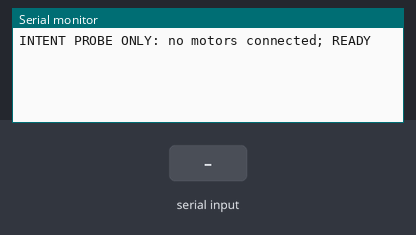
Bench run of a sketch on a simulated Arduino Uno, built with avr-gcc and run on an emulated ATmega328P. Parts: the last lines printed to the serial monitor. The test bench sets the inputs (shaded band).

Above: at 1.2 s.
1.3 s: "like 1\n" received over Serial
At 2.5 s:
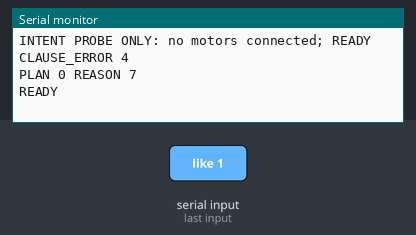
2.8 s: "like\n" received over Serial
At 4.0 s:
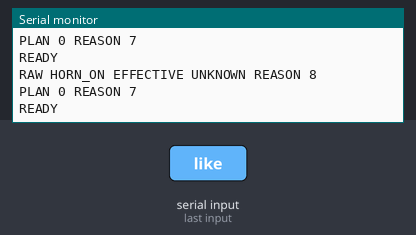
4.3 s: byte 10 ('\n') received over Serial
At 5.1 s:
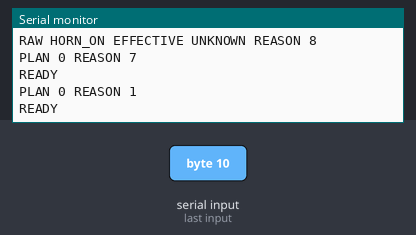

Measured:
- after the input at 1.3 s, the serial monitor: prints a new line at once (image 1)
- after the input at 2.8 s, the serial monitor: prints a new line after 0.06 s (image 2)
- after the input at 4.3 s, the serial monitor: prints a new line at once (image 3)

The sketch:

uno_probe.ino
```cpp
#include "src/intent_model.h"
#include "src/command_plan.h"
static char line[193];static uint8_t used=0;static bool over=false;
static Intent::Input input;static float scores[10];static CommandPlan::Split splitResult;static CommandPlan::Decisions plan;
void printLabel(uint8_t label){const char* p=IntentConfig::LABEL_TEXT+rd16(IntentConfig::LABEL_OFFSETS+label);char c;while((c=rdc(p++)))Serial.print(c);}
void setup(){Serial.begin(9600);Serial.println(F("INTENT PROBE ONLY: no motors connected; READY"));}
void loop(){while(Serial.available()){
 char c=(char)Serial.read();if(c=='\r')continue;
 if(c=='\n'){
  if(over)Serial.println(F("ERROR too_long -> GLOBAL_STOP"));
  else if(!CommandPlan::split(line,used,splitResult)){Serial.print(F("PLAN 0 REASON "));Serial.println((int)splitResult.reason);}
  else {plan.reset();for(uint8_t j=0;j<splitResult.count;j++){
   // Use an ephemeral bounded clause; raw input spans never duplicate the 192-byte buffer.
   char clause[97];CommandPlan::extract(line,splitResult,j,clause);Intent::parse(clause,strlen(clause),input);
   if(input.reason==Intent::OK){Intent::logits(input,scores);
#if INTENT_PART == 0
    Intent::Result r=Intent::decide(input,scores);plan.append(r.effective);
    if(splitResult.count==1){Serial.print(F("RAW "));printLabel(r.raw);Serial.print(F(" EFFECTIVE "));printLabel(r.effective);Serial.print(F(" REASON "));Serial.println((int)r.reason);}
#else
    Serial.print(F("CLAUSE "));Serial.print(j);Serial.print(F(" PARTIAL "));for(int t=0;t<10;t++){Serial.print(scores[t],6);Serial.print(' ');}Serial.println();
#endif
   }else{plan.append(7);Serial.print(F("CLAUSE_ERROR "));Serial.println((int)input.reason);}
  }
#if INTENT_PART == 0
  plan.finish();Serial.print(F("PLAN "));Serial.print(plan.count);for(uint8_t j=0;j<plan.count;j++){Serial.print(' ');Serial.print(plan.intents[j]);}Serial.print(F(" REASON "));Serial.println((int)plan.reason);
#endif
  }
  used=0;over=false;Serial.println(F("READY"));
 }else if(!over){if(used<192)line[used++]=c;else over=true;}
}}
```

command_plan.h
```cpp
#pragma once
#include <stdint.h>
#include <stddef.h>
namespace CommandPlan {
static const size_t MAX_BYTES=192, MAX_CLAUSES=4, CLAUSE_BYTES=96;
enum Reason {OK=0,BAD_INPUT=1,TOO_LONG=2,TOO_MANY=3,EMPTY_CLAUSE=4,CLAUSE_TOO_LONG=5,BAD_CONNECTOR=6,INFERENCE_REJECTED=7,CONFLICT=8};
struct Split {uint8_t start[4],length[4],count;Reason reason;};
inline char lower(char c){return c>='A'&&c<='Z'?c+32:c;}
inline bool word(const char*t,size_t n,size_t i,const char*w,size_t k){if(i+k>n||(i&&t[i-1]!=' '))return false;for(size_t j=0;j<k;j++)if(lower(t[i+j])!=w[j])return false;return i+k==n||t[i+k]==' ';}
inline bool push(const char*t,size_t a,size_t b,Split&o){while(a<b&&t[a]==' ')a++;while(b>a&&t[b-1]==' ')b--;if(a==b){o.reason=EMPTY_CLAUSE;return false;}if(b-a>CLAUSE_BYTES){o.reason=CLAUSE_TOO_LONG;return false;}if(o.count==MAX_CLAUSES){o.reason=TOO_MANY;return false;}o.start[o.count]=a;o.length[o.count++]=b-a;return true;}
// Exactly one connector per boundary; comma followed by and/also/plus and 'and also' accepted.
inline bool split(const char*t,size_t n,Split&o){o.count=0;o.reason=OK;if(!t||!n){o.reason=BAD_INPUT;return false;}if(n>MAX_BYTES){o.reason=TOO_LONG;return false;}for(size_t i=0;i<n;i++)if((unsigned char)t[i]<32||(unsigned char)t[i]>126){o.reason=BAD_INPUT;return false;}
 size_t a=0;for(size_t i=0;i<n;){size_t k=0;if(t[i]==','||t[i]==';')k=1;else if(word(t,n,i,"and",3))k=3;else if(word(t,n,i,"also",4)||word(t,n,i,"plus",4))k=4;if(!k){i++;continue;}if(!push(t,a,i,o))return false;bool punct=t[i]==','||t[i]==';',wasAnd=k==3;i+=k;while(i<n&&t[i]==' ')i++;if(punct){if(word(t,n,i,"and",3)){i+=3;wasAnd=true;}else if(word(t,n,i,"also",4)||word(t,n,i,"plus",4))i+=4;while(i<n&&t[i]==' ')i++;}if(wasAnd&&word(t,n,i,"also",4)){i+=4;while(i<n&&t[i]==' ')i++;}a=i;}return push(t,a,n,o);}
inline bool extract(const char*t,const Split&s,uint8_t i,char*out){if(i>=s.count)return false;size_t a=s.start[i],b=a+s.length[i];while(a<b&&t[a]==' ')a++;while(b>a&&t[b-1]==' ')b--;while(b>a&&(t[b-1]=='.'||t[b-1]=='!'||t[b-1]=='?'))b--;while(b>a&&t[b-1]==' ')b--;size_t j=0;for(;a<b;a++)out[j++]=lower(t[a]);out[j]=0;return j>0;}
struct Decisions {uint8_t intents[4],count;bool stop,rejected;Reason reason;void reset(){count=0;stop=rejected=false;reason=OK;}bool append(uint8_t v){if(v==2){stop=true;count=1;intents[0]=2;return true;}if(stop)return true;if(v==7||v>9){rejected=true;reason=INFERENCE_REJECTED;return false;}for(uint8_t i=0;i<count;i++){uint8_t u=intents[i];if(u==v)return true;if((u==0&&v==1)||(u==1&&v==0)||(u==3&&v==4)||(u==4&&v==3)||(u==5&&v==6)||(u==6&&v==5)||(u==8&&v==9)||(u==9&&v==8)){rejected=true;if(reason!=INFERENCE_REJECTED)reason=CONFLICT;}}if(count<4)intents[count++]=v;else{rejected=true;reason=TOO_MANY;}return !rejected;}bool finish(){if(stop){rejected=false;reason=OK;count=1;intents[0]=2;return true;}if(rejected||!count){count=0;if(reason==OK)reason=INFERENCE_REJECTED;return false;}return true;}};
}
```

main_bias.h
```cpp
#pragma once
namespace IntentMain {
static const float C[10] INTENT_STORAGE={6.256242841e-02f,6.926978473e-03f,6.687255204e-02f,-2.050308436e-01f,7.199509442e-02f,-3.108723275e-02f,3.598454967e-02f,2.561033964e-01f,-5.412627757e-02f,-6.546260417e-02f};
}
```

intent_model.h
```cpp
#pragma once
#include <stdint.h>
#include <stddef.h>
#include <math.h>
#include <string.h>
#ifdef __AVR__
#include <avr/pgmspace.h>
#define INTENT_STORAGE PROGMEM
inline int8_t rd8(const int8_t* p){return (int8_t)pgm_read_byte(p);}
inline char rdc(const char* p){return (char)pgm_read_byte(p);}
inline uint16_t rd16(const uint16_t* p){return pgm_read_word(p);}
inline float rdf(const float* p){return pgm_read_float(p);}
#else
#define INTENT_STORAGE
inline int8_t rd8(const int8_t* p){return *p;}
inline char rdc(const char* p){return *p;}
inline uint16_t rd16(const uint16_t* p){return *p;}
inline float rdf(const float* p){return *p;}
#endif
#ifndef INTENT_PART
#define INTENT_PART 0
#endif
#include "generated/config.h"
#if INTENT_PART == 1
#include "generated/model_i2c.h"
#elif INTENT_PART == 2
#include "generated/model_spi.h"
#else
#include "generated/model_full.h"
#include "generated/main_bias.h"
#endif
namespace Intent {
enum Reason { OK, NON_ASCII, TOO_LONG, EMPTY_NUL, UNSUPPORTED, EMPTY, TOO_MANY, OOV, GUARDED, UNKNOWN, LOW_CONFIDENCE, NONFINITE };
struct Input {uint16_t tokens[16];uint8_t count;bool guard;Reason reason;};
inline bool equalsPgm(const char* word,const char* table,uint16_t off){size_t i=0;for(;;i++){char c=rdc(table+off+i);if(c!=word[i])return false;if(c==0)return true;}}
inline bool tokenEq(const Input& input,int pos,const char* word){return pos<input.count&&equalsPgm(word,IntentConfig::WORD_TEXT,rd16(IntentConfig::WORD_OFFSETS+input.tokens[pos]));}
inline bool politeLike(const Input& input){
 int start=0;if(tokenEq(input,0,"please")||tokenEq(input,0,"kindly")||tokenEq(input,0,"just"))start=1;
 if(input.count-start>=6&&(tokenEq(input,start,"i")||tokenEq(input,start,"we"))&&tokenEq(input,start+1,"would")&&tokenEq(input,start+2,"like")&&tokenEq(input,start+3,"you")&&tokenEq(input,start+4,"to"))return true;
 return input.count-start>=5&&tokenEq(input,start,"would")&&tokenEq(input,start+1,"you")&&tokenEq(input,start+2,"like")&&tokenEq(input,start+3,"to");
}
inline bool guardedOnce(const Input& input){for(int i=0;i<input.count;i++)if(tokenEq(input,i,"once")&&(i==0||!tokenEq(input,i-1,"at")))return true;return false;}
inline void parse(const char* raw,size_t length,Input& input){
 input.count=0;input.guard=false;input.reason=OK;
 for(int i=0;i<16;i++)input.tokens[i]=IntentConfig::PAD;
 if(length>96){input.reason=TOO_LONG;return;}
 if(!length){input.reason=EMPTY_NUL;return;}
 for(size_t i=0;i<length;i++){unsigned char c=raw[i];if(c>=128){input.reason=NON_ASCII;return;}if(!c){input.reason=EMPTY_NUL;return;}if(c<32||c>126){input.reason=UNSUPPORTED;return;}}
 size_t end=length;while(end&&raw[end-1]==' ')end--;
 while(end&&(raw[end-1]=='.'||raw[end-1]=='!'||raw[end-1]=='?'))end--;
 while(end&&raw[end-1]==' ')end--;
 size_t pos=0;bool hasLike=false;
 while(pos<end){
  while(pos<end&&raw[pos]==' ')pos++;if(pos==end)break;
  char word[97];size_t n=0;
  while(pos<end&&raw[pos]!=' '){char c=raw[pos++];if(c>='A'&&c<='Z')c=(char)(c-'A'+'a');if(c<'a'||c>'z'){input.reason=UNSUPPORTED;return;}word[n++]=c;}word[n]=0;
  if(input.count>=16){input.reason=TOO_MANY;return;}
  int token=-1;
  for(int i=0;i<IntentConfig::VOCAB;i++)if(equalsPgm(word,IntentConfig::WORD_TEXT,rd16(IntentConfig::WORD_OFFSETS+i))){token=i;break;}
  if(token<0){input.reason=OOV;return;}
  input.tokens[input.count++]=(uint16_t)token;
  if(strcmp(word,"like")==0)hasLike=true;

  for(int i=0;i<IntentConfig::GUARD_COUNT;i++)if(equalsPgm(word,IntentConfig::GUARD_TEXT,rd16(IntentConfig::GUARD_OFFSETS+i)))input.guard=true;
 }
 input.guard=input.guard||(hasLike&&!politeLike(input))||guardedOnce(input);
 if(!input.count)input.reason=EMPTY;
}
inline void decodeTokens(const uint16_t* block,Input& input){
 input.count=0;input.guard=false;input.reason=OK;bool hasLike=false;
 for(int i=0;i<16;i++)input.tokens[i]=IntentConfig::PAD;
 for(int i=0;i<16;i++){
  uint16_t id=block[i];if(id==IntentConfig::PAD)continue;
  if(id>=IntentConfig::VOCAB){input.reason=OOV;return;}
  input.tokens[input.count++]=id;
  const uint16_t off=rd16(IntentConfig::WORD_OFFSETS+id);
  char word[97];size_t n=0;char c;while((c=rdc(IntentConfig::WORD_TEXT+off+n))&&n<96){word[n++]=c;}word[n]=0;
  if(strcmp(word,"like")==0)hasLike=true;
  for(int j=0;j<IntentConfig::GUARD_COUNT;j++)if(equalsPgm(word,IntentConfig::GUARD_TEXT,rd16(IntentConfig::GUARD_OFFSETS+j)))input.guard=true;
 }
 input.guard=input.guard||(hasLike&&!politeLike(input))||guardedOnce(input);if(!input.count)input.reason=EMPTY;
}
// Partial score kernel: copied embedding, local hidden neurons, no global bias on workers.
inline void logits(const Input& input,float* out){
 if(input.reason!=OK||!input.count||input.count>16){for(int t=0;t<10;t++)out[t]=NAN;return;}
 for(int i=0;i<input.count;i++)if(input.tokens[i]>=IntentConfig::VOCAB){for(int t=0;t<10;t++)out[t]=NAN;return;}
 float pooled[IntentConfig::EMBED]={0};
 for(uint8_t i=0;i<input.count;i++)for(int k=0;k<IntentConfig::EMBED;k++)pooled[k]+=(float)rd8(IntentWeights::E+input.tokens[i]*IntentConfig::EMBED+k)*IntentWeights::SCALE_E;
 for(int k=0;k<IntentConfig::EMBED;k++)pooled[k]/=(float)input.count;
 for(int t=0;t<10;t++){
#if INTENT_PART == 0
 out[t]=rdf(IntentMain::C+t);
#else
 out[t]=0;
#endif
 }
 for(int j=0;j<IntentWeights::HIDDEN;j++){
  float z=rdf(IntentWeights::B+j);
  for(int k=0;k<IntentConfig::EMBED;k++)z+=pooled[k]*((float)rd8(IntentWeights::W+k*IntentWeights::HIDDEN+j)*IntentWeights::SCALE_W);
  if(z<0)z=0;
  for(int t=0;t<10;t++)out[t]+=z*((float)rd8(IntentWeights::O+j*10+t)*IntentWeights::SCALE_O);
 }
}
struct Result{uint8_t raw,effective;Reason reason;float confidence,margin;};
inline Result decide(const Input& input,const float* z){
 Result r={7,7,input.reason,0,0};if(input.reason!=OK)return r;
 uint8_t best=0;for(int i=0;i<10;i++){if(!isfinite(z[i])){r.reason=NONFINITE;return r;}if(z[i]>z[best])best=(uint8_t)i;}
 r.raw=best;float sum=0;float second=0;float p[10];for(int t=0;t<10;t++){p[t]=expf(z[t]-z[best]);sum+=p[t];}for(int t=0;t<10;t++)if(t!=best&&p[t]>second)second=p[t];
 r.confidence=1/sum;r.margin=(1-second)/sum;
 if(input.guard){r.reason=GUARDED;return r;}
 if(best==7){r.reason=UNKNOWN;return r;}
 if(r.confidence<IntentConfig::THRESHOLD||r.margin<IntentConfig::MARGIN){r.reason=LOW_CONFIDENCE;return r;}
 r.effective=best;r.reason=OK;return r;
}
struct OutputState{int8_t drive;bool lights,wiper,horn;};
// Software contract only, NOT an uploaded actuator implementation.
inline void applyPolicy(uint8_t intent,OutputState& s){
 if(intent==2||intent==7){s.drive=0;s.lights=false;s.wiper=false;s.horn=false;return;}
 switch(intent){case 0:s.drive=1;break;case 1:s.drive=-1;break;case 3:s.lights=true;break;case 4:s.lights=false;break;case 5:s.wiper=true;break;case 6:s.wiper=false;break;case 8:s.horn=true;break;case 9:s.horn=false;break;default:s.drive=0;s.lights=false;s.wiper=false;s.horn=false;}
}
}
```

config.h
```cpp
#pragma once
namespace IntentConfig {
static const int VOCAB=245, EMBED=16, HIDDEN=64, LABELS=10, MAX_BYTES=96, MAX_TOKENS=16, MODEL_VERSION=4, LABELS_VERSION=3;
static const float THRESHOLD=0.5f, MARGIN=0.0f;
static const uint32_t MODEL_ID=0x95616d56UL;
static const uint16_t PAD=0xFFFF;
static const char WORD_TEXT[] INTENT_STORAGE="a\0action\0actions\0activate\0active\0activity\0advance\0after\0ahead\0alarm\0all\0arrive\0as\0asked\0at\0audible\0automobile\0back\0backward\0backwards\0beam\0beams\0beep\0beeper\0beeping\0before\0begin\0bit\0bright\0bring\0buzzer\0can\0cancel\0car\0carefully\0cart\0cat\0cease\0clean\0cleaner\0cleaning\0clear\0come\0command\0complete\0completely\0continue\0could\0cut\0dark\0deactivate\0devices\0dinner\0direction\0disable\0disabled\0disengage\0distance\0do\0does\0down\0drive\0driver\0driving\0each\0emergency\0enable\0enabled\0end\0engage\0entire\0equipment\0every\0everything\0extinguish\0finish\0for\0forward\0forwards\0front\0full\0function\0functions\0gently\0get\0give\0glass\0go\0going\0halt\0happens\0headlamp\0headlamps\0headlight\0headlights\0hello\0help\0honk\0honking\0horn\0how\0i\0if\0illuminate\0illumination\0immediately\0in\0inactive\0is\0it\0just\0keep\0kindly\0lamp\0lamps\0leave\0let\0light\0lighting\0lights\0like\0likes\0little\0low\0machine\0make\0making\0me\0milk\0moment\0more\0motion\0motor\0move\0movement\0moving\0mute\0need\0never\0noise\0not\0nothing\0now\0off\0on\0once\0only\0operate\0operations\0out\0outputs\0permission\0piezo\0piezoelectric\0play\0please\0possible\0power\0proceed\0put\0quiet\0rains\0rear\0remain\0request\0resume\0retreat\0reverse\0right\0ring\0road\0robot\0roll\0rover\0run\0running\0said\0send\0set\0short\0should\0shut\0shutdown\0signal\0silence\0silent\0slightly\0slowly\0small\0smoothly\0soon\0sound\0sounding\0speed\0start\0stop\0stopped\0straight\0suspend\0sweep\0sweeping\0switch\0system\0systems\0take\0tell\0that\0the\0to\0toward\0towards\0travel\0truck\0turn\0up\0us\0use\0vehicle\0waiting\0want\0warning\0way\0we\0weather\0what\0wheels\0when\0whether\0while\0whole\0why\0will\0window\0windscreen\0windshield\0wipe\0wiper\0wipers\0wiping\0without\0wonder\0work\0would\0yesterday\0you\0";
static const uint16_t WORD_OFFSETS[245] INTENT_STORAGE={0,2,9,17,26,33,42,50,56,62,68,72,79,82,88,91,99,110,115,124,134,139,145,150,157,165,172,178,182,189,195,202,206,213,217,227,232,236,242,248,256,265,271,276,284,293,304,313,319,323,328,339,347,354,364,372,381,391,400,403,408,413,419,426,434,439,449,456,464,468,475,482,492,498,509,520,527,531,539,548,554,559,568,578,585,589,594,600,603,609,614,622,631,641,651,662,668,673,678,686,691,695,697,700,711,724,736,739,748,751,754,759,764,771,776,782,788,792,798,807,814,819,825,832,836,844,849,856,859,864,871,876,883,889,894,903,910,915,920,926,932,936,944,948,952,955,960,965,973,984,988,996,1007,1013,1027,1032,1039,1048,1054,1062,1066,1072,1078,1083,1090,1098,1105,1113,1121,1127,1132,1137,1143,1148,1154,1158,1166,1171,1176,1180,1186,1193,1198,1207,1214,1222,1229,1238,1245,1251,1260,1265,1271,1280,1286,1292,1297,1305,1314,1322,1328,1337,1344,1351,1359,1364,1369,1374,1378,1381,1388,1396,1403,1409,1414,1417,1420,1424,1432,1440,1445,1453,1457,1460,1468,1473,1480,1485,1493,1499,1505,1509,1514,1521,1532,1543,1548,1554,1561,1568,1576,1583,1588,1594,1604};
static const char LABEL_TEXT[] INTENT_STORAGE="FORWARD\0REVERSE\0STOP\0LIGHT_ON\0LIGHT_OFF\0WIPER_ON\0WIPER_OFF\0UNKNOWN\0HORN_ON\0HORN_OFF\0";
static const uint16_t LABEL_OFFSETS[10] INTENT_STORAGE={0,8,16,21,30,40,49,59,67,75};
static const char GUARD_TEXT[] INTENT_STORAGE="after\0also\0and\0are\0because\0before\0cannot\0followed\0how\0if\0is\0likes\0maybe\0might\0neither\0never\0no\0nor\0not\0only\0or\0plus\0said\0should\0then\0unless\0until\0was\0what\0when\0where\0whether\0while\0why\0without\0wonder\0yesterday\0";
static const uint16_t GUARD_OFFSETS[37] INTENT_STORAGE={0,6,11,15,19,27,34,41,50,54,57,60,66,72,78,86,92,95,99,103,108,111,116,121,128,133,140,146,150,155,160,166,174,180,184,192,199};
static const int GUARD_COUNT=37;
}
```

Source omitted: model_full.h (data table, 20725 bytes)
